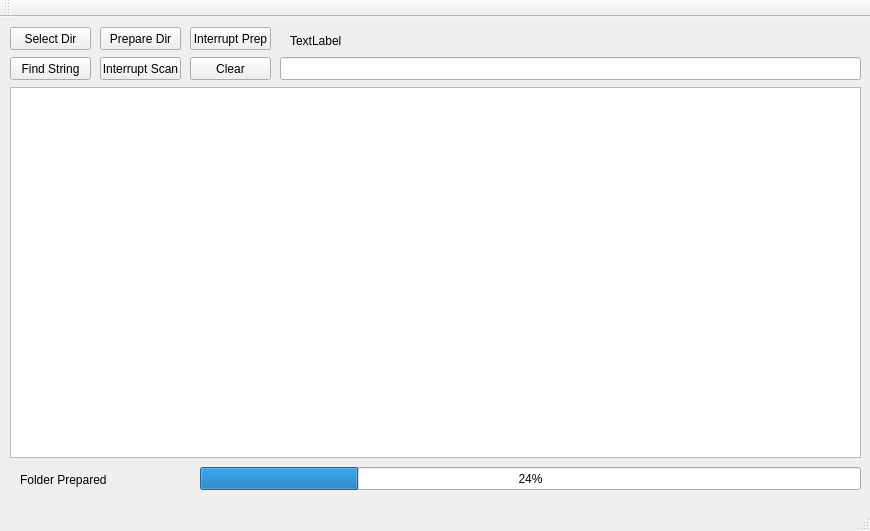
<?xml version="1.0" encoding="UTF-8"?>
<ui version="4.0">
 <class>main_window</class>
 <widget class="QMainWindow" name="main_window">
  <property name="geometry">
   <rect>
    <x>0</x>
    <y>0</y>
    <width>870</width>
    <height>531</height>
   </rect>
  </property>
  <property name="windowTitle">
   <string>main_window</string>
  </property>
  <widget class="QWidget" name="centralWidget">
   <widget class="QPushButton" name="select_button">
    <property name="geometry">
     <rect>
      <x>10</x>
      <y>10</y>
      <width>81</width>
      <height>23</height>
     </rect>
    </property>
    <property name="text">
     <string>Select Dir</string>
    </property>
   </widget>
   <widget class="QPushButton" name="run_button">
    <property name="geometry">
     <rect>
      <x>10</x>
      <y>40</y>
      <width>81</width>
      <height>23</height>
     </rect>
    </property>
    <property name="text">
     <string>Find String</string>
    </property>
   </widget>
   <widget class="QTableView" name="table_view">
    <property name="geometry">
     <rect>
      <x>10</x>
      <y>70</y>
      <width>851</width>
      <height>371</height>
     </rect>
    </property>
   </widget>
   <widget class="QLabel" name="status_label">
    <property name="geometry">
     <rect>
      <x>20</x>
      <y>453</y>
      <width>171</width>
      <height>20</height>
     </rect>
    </property>
    <property name="text">
     <string>Folder Prepared</string>
    </property>
   </widget>
   <widget class="QPushButton" name="clear_button">
    <property name="geometry">
     <rect>
      <x>190</x>
      <y>40</y>
      <width>81</width>
      <height>23</height>
     </rect>
    </property>
    <property name="text">
     <string>Clear</string>
    </property>
   </widget>
   <widget class="QPushButton" name="interrupt_prep_button">
    <property name="geometry">
     <rect>
      <x>190</x>
      <y>10</y>
      <width>81</width>
      <height>23</height>
     </rect>
    </property>
    <property name="text">
     <string>Interrupt Prep</string>
    </property>
   </widget>
   <widget class="QLabel" name="folder_label">
    <property name="geometry">
     <rect>
      <x>290</x>
      <y>14</y>
      <width>571</width>
      <height>20</height>
     </rect>
    </property>
    <property name="text">
     <string>TextLabel</string>
    </property>
   </widget>
   <widget class="QProgressBar" name="progress_bar">
    <property name="geometry">
     <rect>
      <x>200</x>
      <y>450</y>
      <width>661</width>
      <height>23</height>
     </rect>
    </property>
    <property name="value">
     <number>24</number>
    </property>
   </widget>
   <widget class="QLineEdit" name="line_edit">
    <property name="geometry">
     <rect>
      <x>280</x>
      <y>40</y>
      <width>581</width>
      <height>23</height>
     </rect>
    </property>
   </widget>
   <widget class="QPushButton" name="interrupt_scan_button">
    <property name="geometry">
     <rect>
      <x>100</x>
      <y>40</y>
      <width>81</width>
      <height>23</height>
     </rect>
    </property>
    <property name="text">
     <string>Interrupt Scan</string>
    </property>
   </widget>
   <widget class="QPushButton" name="prepare_button">
    <property name="geometry">
     <rect>
      <x>100</x>
      <y>10</y>
      <width>81</width>
      <height>23</height>
     </rect>
    </property>
    <property name="text">
     <string>Prepare Dir</string>
    </property>
   </widget>
  </widget>
  <widget class="QMenuBar" name="menuBar">
   <property name="geometry">
    <rect>
     <x>0</x>
     <y>0</y>
     <width>870</width>
     <height>21</height>
    </rect>
   </property>
  </widget>
  <widget class="QToolBar" name="mainToolBar">
   <attribute name="toolBarArea">
    <enum>TopToolBarArea</enum>
   </attribute>
   <attribute name="toolBarBreak">
    <bool>false</bool>
   </attribute>
  </widget>
  <widget class="QStatusBar" name="statusBar"/>
 </widget>
 <layoutdefault spacing="6" margin="11"/>
 <resources/>
 <connections/>
</ui>
